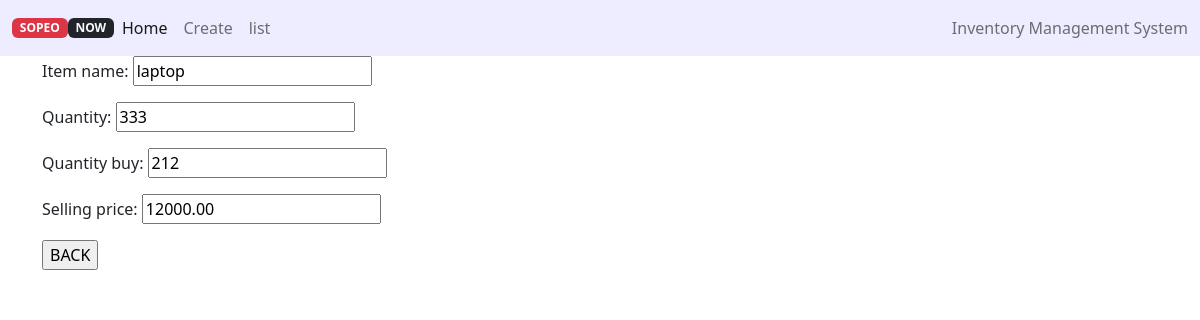
Screenshot of /view_item/14 with the database file from the repository.
### IMS/models.py (models this page shows, shortened)
class create_item(models.Model):
   Item_name= models.CharField(max_length=100)
   Quantity=models.PositiveIntegerField()
   Quantity_buy=models.PositiveIntegerField()
   Selling_price=models.DecimalField(max_digits=10, decimal_places=2)
   sell_item=models.PositiveIntegerField(blank=True,null=True)

### IMS/views.py (the view)
# urls.py: path('view_item/<int:i>', views.view_item, name="view_item"),
def view_item(request,i):
    item_obj=create_item.objects.get(id=i)
    fm =viewitemForm(instance=item_obj)
    if request.method == 'POST':
        form= viewitemForm(request.POST, instance=item_obj)
        if form.is_valid():
            form.save()
            return redirect("/ims/show/")
    template_name="testing/view.html"
    context={'fm':fm}
    return render(request,template_name,context)

### IMS/forms.py
class viewitemForm(forms.ModelForm):
    class Meta:
        model = create_item
        fields =['Item_name','Quantity','Quantity_buy','Selling_price']

### IMS/templates/testing/view.html (shortened to what this page needs)
<!DOCTYPE html>
<html lang="en">
{% load crispy_forms_tags %}
<head>
  <link href="https://cdn.jsdelivr.net/npm/bootstrap@5.2.1/dist/css/bootstrap.min.css" rel="stylesheet"
>
</head>
<body>
  <nav class="navbar navbar-expand-lg navbar-light " style="background-color: #EDEDFF";>
    <div class="container-fluid">
      <span class="badge bg-danger">SOPEO</span><span class="badge bg-dark text-light">NOW</span>
      <div class="collapse navbar-collapse" id="navbarText">
        <ul class="navbar-nav me-auto mb-2 mb-lg-0">
          <li class="nav-item">
            <a class="nav-link active" aria-current="page" href="http://127.0.0.1:8000">Home</a>
          </li>
          <li class="nav-item">
            <a class="nav-link" href="http://127.0.0.1:8000/create_Item/">Create</a>
          </li>
          <li class="nav-item">
            <a class="nav-link" href="http://127.0.0.1:8000/ims/show/">list</a>
          </li>
        </ul>
        <span class="navbar-text">
          Inventory Management System
        </span>
      </div>
    </div>
  </nav>
   <div class="container ">
    <div class="row ">
      <div class="col-sm-4 ">
    <form method="post">
        {{fm.as_p}}
        <input type="submit" value="BACK">
    </form>
  </div>
</body>
</html>

### rows the page displays
create_item: Item_name "laptop", Quantity "333", Quantity_buy "212", Selling_price "12000.00"
